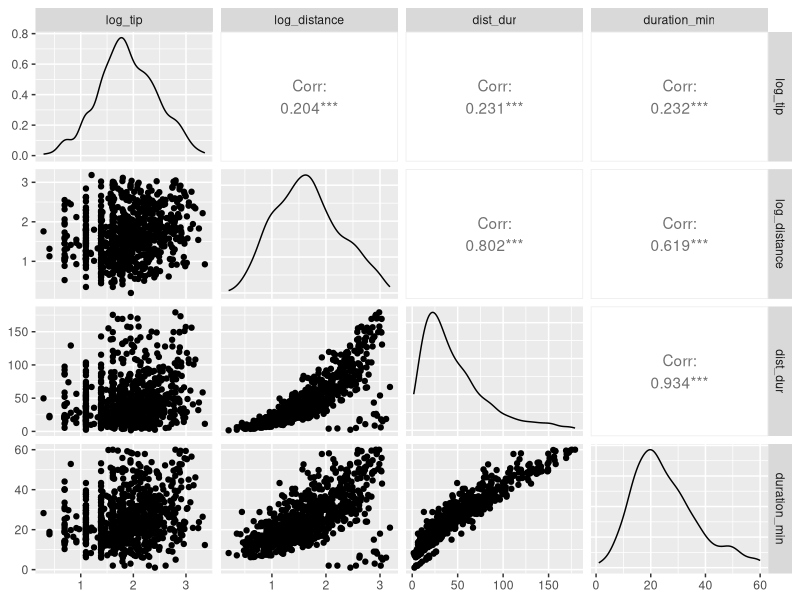
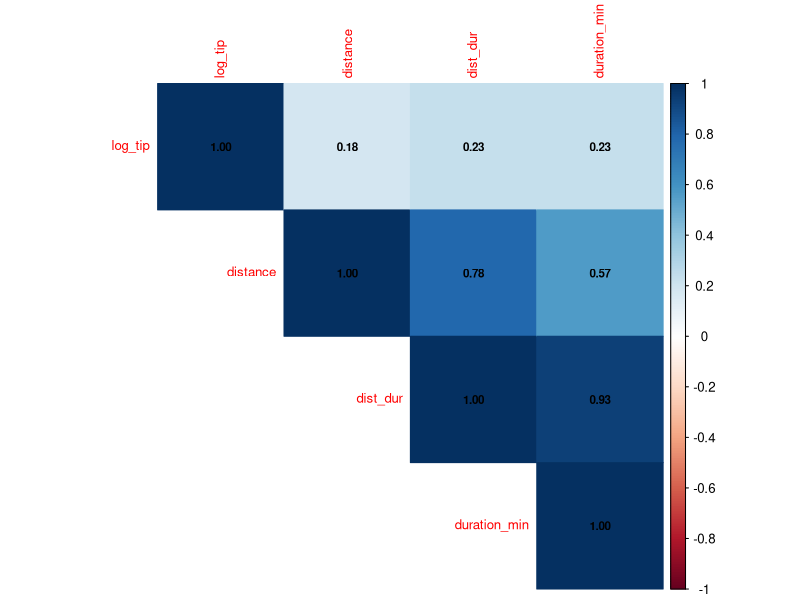
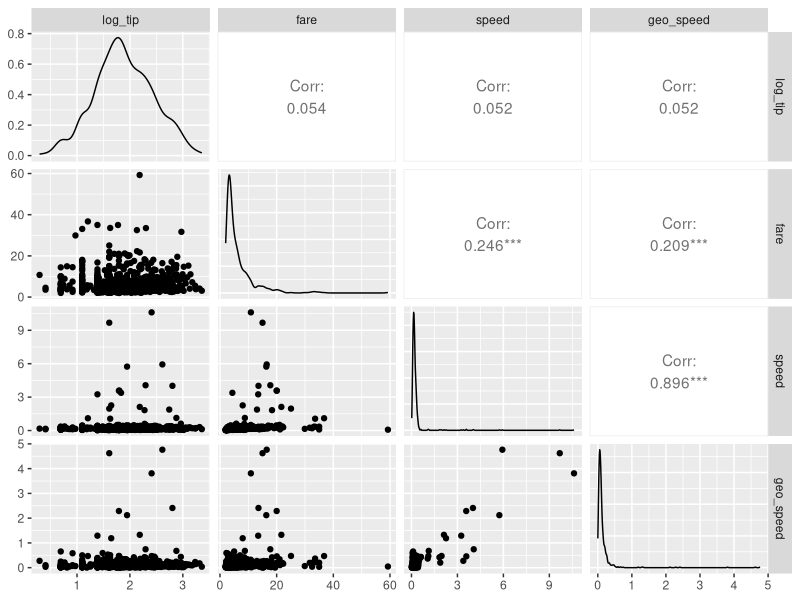
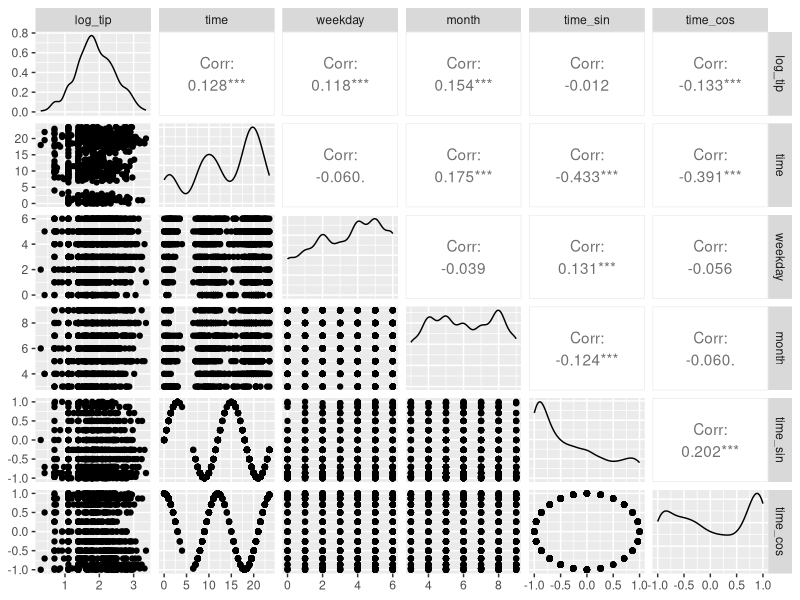
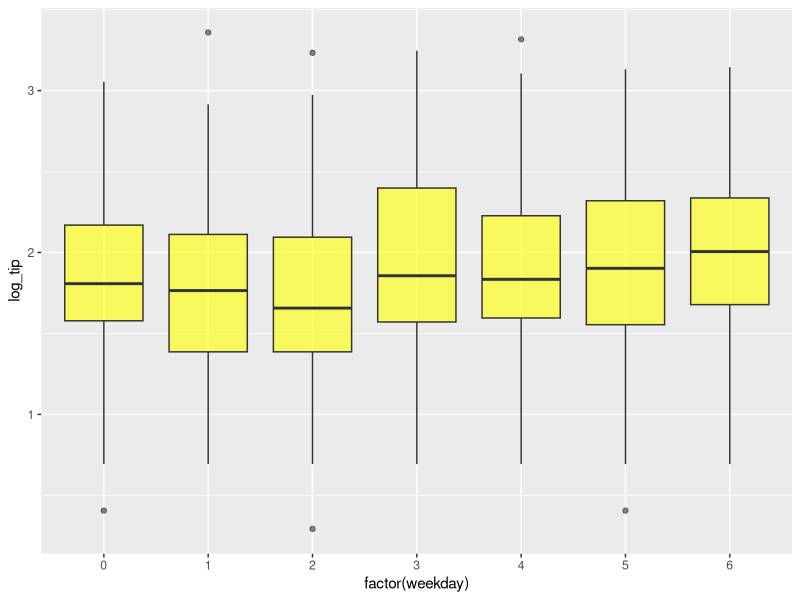
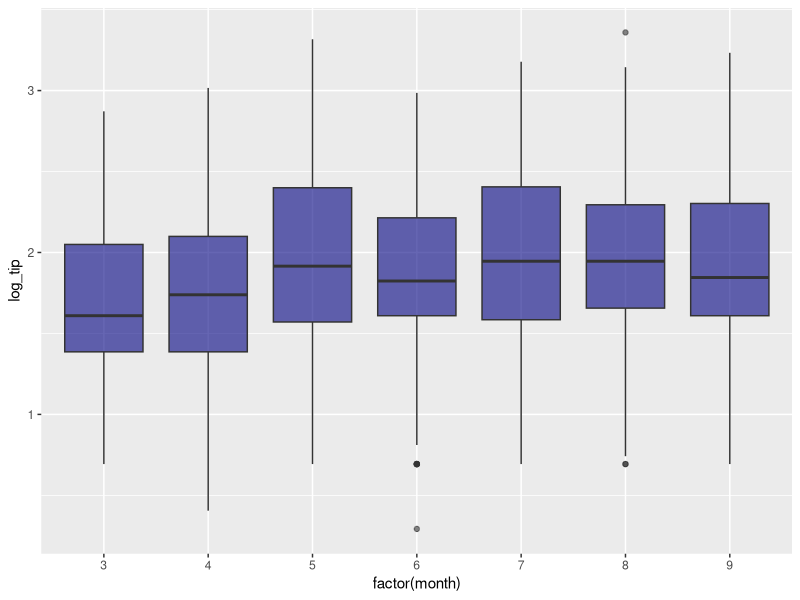
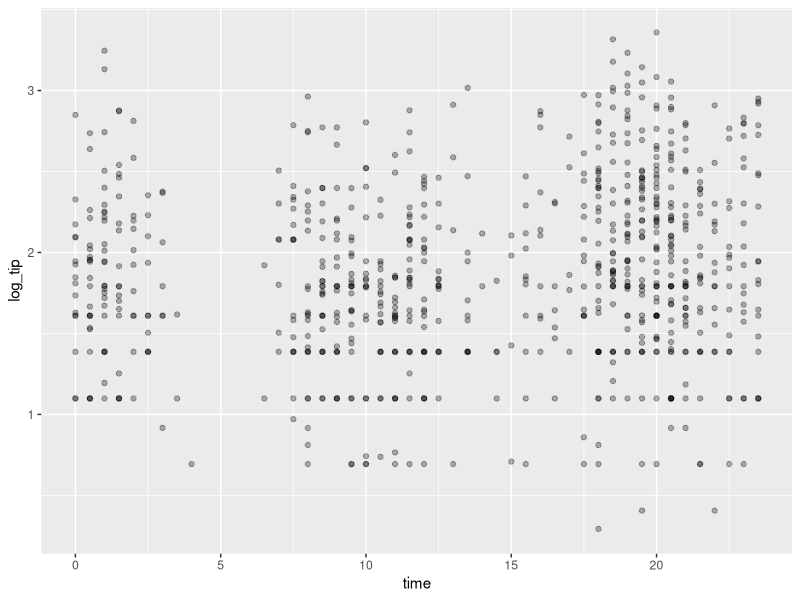
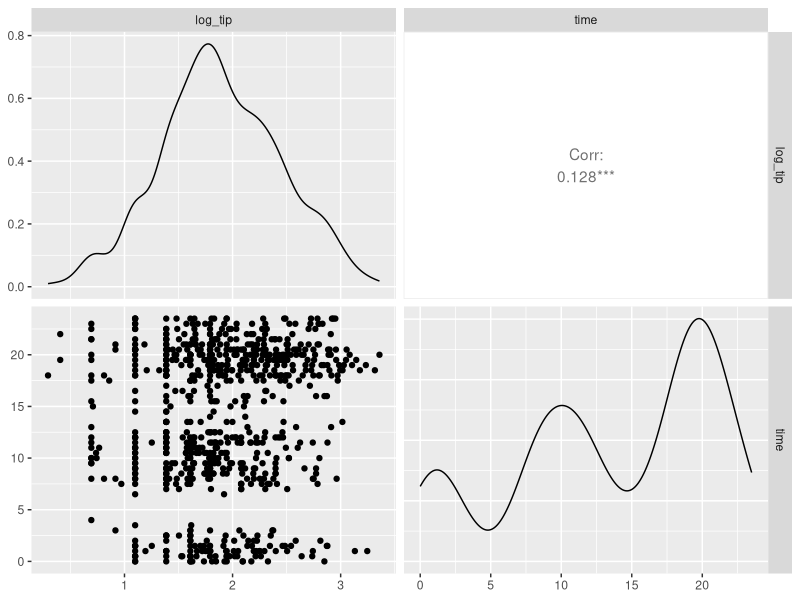

Generate these figures, in order, with R:
library(tidyverse)
library(corrplot)
library(GGally)

tips <- read.csv("data/dataset_cleaned.csv", stringsAsFactors = TRUE)
tips <- as_tibble(tips)

#podzial danych

n <- nrow(tips)
set.seed(1)
idx <- sample(1:n)

train <- tips[idx[1:floor(0.70 * n)], ]
val   <- tips[idx[(floor(0.70 * n) + 1):floor(0.85 * n)], ]
test  <- tips[idx[(floor(0.85 * n) + 1):n], ]

nrow(train) / n
nrow(val)   / n
nrow(test)  / n

summary(train)

#####
#liczenie korelacji dla pierwszego zestawu zmiennych

# Q-Q plot dla wybranej zmiennej
#ggplot(train, aes(y = tip)) +
#  geom_boxplot() +
#  theme_minimal()

#train %>%
#  select(tip,distance,geo_distance,duration_min,fare,speed,geo_speed) %>%
#  ggpairs()

#transformacja, ze wzgledu na prawostronny rozklad

train <- train %>%
  mutate(
    log_tip = log(tip + 1),
    log_distance = log(distance + 1),
  )

nrow(train)

#usuwanie outlierów

train <- train %>%
  filter(
    abs(log_tip - mean(log_tip))         < 3 * sd(log_tip),
    abs(log_distance - mean(log_distance)) < 3 * sd(log_distance),
    abs(duration_min - mean(duration_min)) < 3 * sd(duration_min)
  )

nrow(train)

train <- train %>%
  mutate(
    dist_dur = log_distance * duration_min
  )

train %>%
  select(log_tip,log_distance,dist_dur,duration_min) %>%
  ggpairs()

macierz <- train %>%
  select(log_tip,distance,dist_dur,duration_min) %>%
  cor(use = "complete.obs")

corrplot(macierz, method = "color", type = "upper",
         addCoef.col = "black", number.cex = 0.7,
         tl.cex = 0.8)

train %>%
  select(log_tip,fare,speed,geo_speed) %>%
  ggpairs()

#####

#####
#korelacje drugiego zestawu zmiennych

train %>%
  select(log_tip,time,weekday,month,time_sin,time_cos) %>%
  ggpairs()

ggplot(train, aes(x = factor(weekday), y = log_tip)) +
  geom_boxplot(fill = "yellow", alpha = 0.6)

train <- train %>%
  mutate(is_weekday = if_else(weekday >= 3, 1, 0))

ggplot(train, aes(x = factor(month), y = log_tip)) +
  geom_boxplot(fill = "navy", alpha = 0.6)

train <- train %>%
  mutate(is_summer = if_else(month >= 5 & month <= 9, 1, 0))

ggplot(train, aes(x = time, y = log_tip)) +
  geom_point(alpha = 0.3)

train %>%
  select(log_tip,time) %>%
  ggpairs()

train <- train %>%
  mutate(time_of_day = case_when(
    time >= 21 | time < 5  ~ "night",
    time >= 5  & time < 16 ~ "afternoon",
    time >= 16 & time < 21 ~ "evening"
  ) %>% factor())

peak_hour <- 20 

train <- train %>%
  mutate(time_cos = cos(2 * pi * (time - peak_hour) / 24))

####

######
#trzeci zestaw
train %>%
  select(log_tip, points, deliveries_count) %>%
  ggpairs()

# deliveries_count
ggplot(train, aes(x = factor(deliveries_count), y = log_tip)) +
  geom_boxplot(fill = "blue", alpha = 0.6) +
  labs(x = "deliveries_count", title = "log_tip ~ deliveries_count")

train <- train %>%
  mutate(
    log_points = log(points + 1),
    poin_deli = points * deliveries_count
  )

train %>%
  select(log_tip, points, log_points, poin_deli) %>%
  ggpairs()

vars <- train %>% select(log_tip, points, log_points, poin_deli, deliveries_count)

cor_matrix <- cor(vars, method = "spearman", use = "complete.obs")
corrplot(cor_matrix, method = "number", type = "upper")

train$deliveries_f <- as.factor(train$deliveries_count)

####

#transformacje zbioru walidacyjnego i testowego
#1
val <- val %>%
  mutate(
    log_tip = log(tip + 1),
    log_distance = log(distance + 1),
    dist_dur = log_distance * duration_min
  )
test <- test %>%
  mutate(
    log_tip = log(tip + 1),
    log_distance = log(distance + 1),
    dist_dur = log_distance * duration_min
  )
#2
val <- val %>% mutate(is_weekday = if_else(weekday >= 3, 1, 0))
test <- test %>% mutate(is_weekday = if_else(weekday >= 3, 1, 0))
val  <- val  %>% mutate(is_summer = if_else(month >= 5 & month <= 9, 1, 0))
test <- test %>% mutate(is_summer = if_else(month >= 5 & month <= 9, 1, 0))

val <- val %>%
  mutate(time_of_day = case_when(
    time >= 21 | time < 5  ~ "night",
    time >= 5  & time < 16 ~ "afternoon",
    time >= 16 & time < 21 ~ "evening"
  ) %>% factor())

test <- test %>%
  mutate(time_of_day = case_when(
    time >= 21 | time < 5  ~ "night",
    time >= 5  & time < 16 ~ "afternoon",
    time >= 16 & time < 21 ~ "evening"
  ) %>% factor())

val <- val %>%
  mutate(time_cos = cos(2 * pi * (time - peak_hour) / 24))

test <- test %>%
  mutate(time_cos = cos(2 * pi * (time - peak_hour) / 24))

#3
val <- val %>%
  mutate(
    log_points = log(points + 1),
    poin_deli = points * deliveries_count
  )
test <- test %>%
  mutate(
    log_points = log(points + 1),
    poin_deli = points * deliveries_count
  )
val$deliveries_f <- as.factor(val$deliveries_count)
test$deliveries_f <- as.factor(test$deliveries_count)
#

summary(train)

write.csv(train, "data/train.csv", row.names = FALSE)
write.csv(val, "data/val.csv", row.names = FALSE)
write.csv(test, "data/test.csv", row.names = FALSE)
